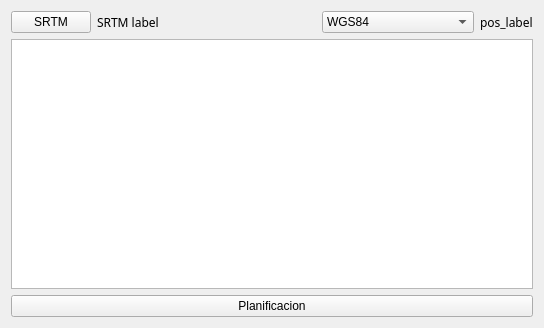
<?xml version="1.0" encoding="UTF-8"?>
<ui version="4.0">
 <class>PprzMap</class>
 <widget class="QWidget" name="PprzMap">
  <property name="geometry">
   <rect>
    <x>0</x>
    <y>0</y>
    <width>544</width>
    <height>328</height>
   </rect>
  </property>
  <property name="windowTitle">
   <string>Form</string>
  </property>
  <layout class="QVBoxLayout" name="verticalLayout">
   <item>
    <layout class="QHBoxLayout" name="horizontalLayout">
     <item>
      <widget class="QPushButton" name="srtm_button">
       <property name="text">
        <string>SRTM</string>
       </property>
      </widget>
     </item>
     <item>
      <widget class="QLabel" name="srtm_label">
       <property name="font">
        <font>
         <family>Ubuntu Mono</family>
        </font>
       </property>
       <property name="text">
        <string>SRTM label</string>
       </property>
      </widget>
     </item>
     <item>
      <spacer name="horizontalSpacer">
       <property name="orientation">
        <enum>Qt::Horizontal</enum>
       </property>
       <property name="sizeHint" stdset="0">
        <size>
         <width>40</width>
         <height>20</height>
        </size>
       </property>
      </spacer>
     </item>
     <item>
      <widget class="QComboBox" name="reference_combobox">
       <item>
        <property name="text">
         <string>WGS84</string>
        </property>
       </item>
       <item>
        <property name="text">
         <string>WGS84 (sexagesimal)</string>
        </property>
       </item>
      </widget>
     </item>
     <item>
      <widget class="QLabel" name="pos_label">
       <property name="font">
        <font>
         <family>Ubuntu Mono</family>
        </font>
       </property>
       <property name="text">
        <string>pos_label</string>
       </property>
      </widget>
     </item>
    </layout>
   </item>
   <item>
    <widget class="MapWidget" name="map"/>
   </item>
   <item>
    <widget class="QPushButton" name="config_button">
     <property name="text">
      <string>Planificacion</string>
     </property>
    </widget>
   </item>
  </layout>
 </widget>
 <customwidgets>
  <customwidget>
   <class>MapWidget</class>
   <extends>QGraphicsView</extends>
   <header>mapwidget.h</header>
  </customwidget>
 </customwidgets>
 <resources/>
 <connections/>
</ui>
